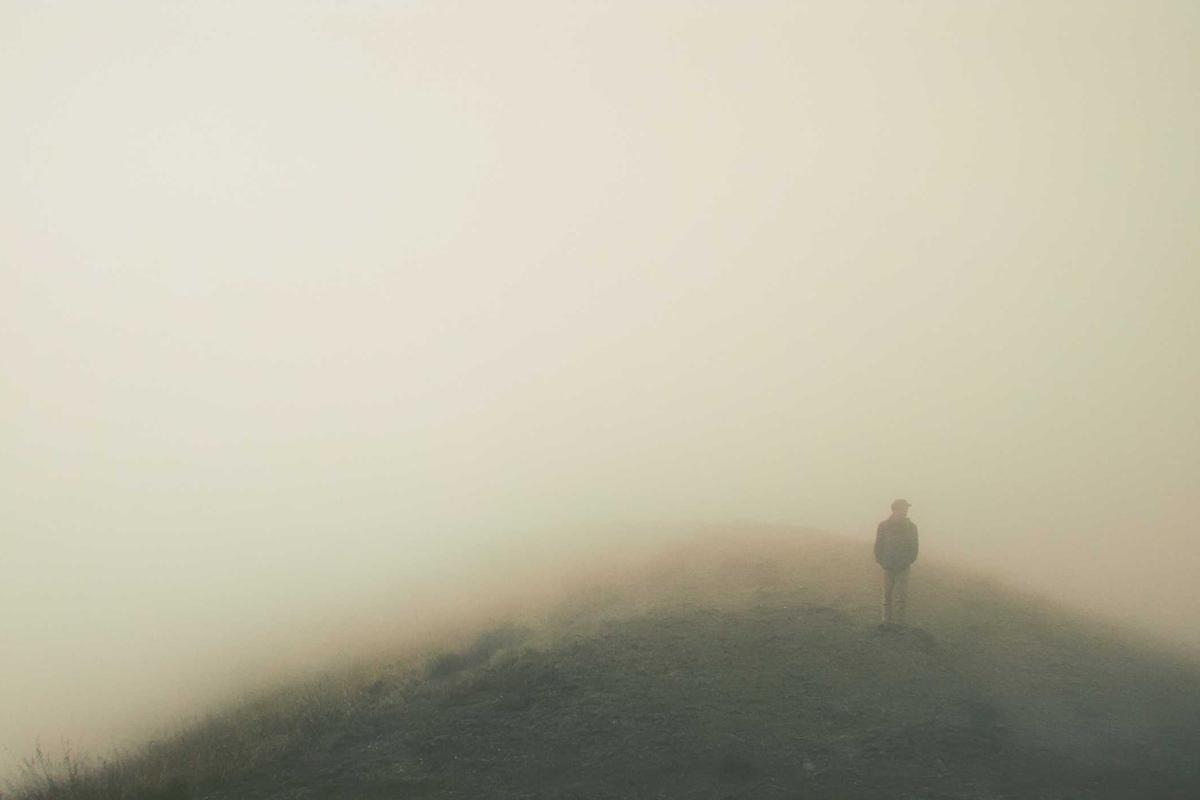
#> input picture python/targets/internet_landscape.jpg, 1200 x 800 px
$ python run.py targets/internet_landscape.jpg
#> lines starting #> are read from the running program, lines starting #| are printed output that depends on the picture
from __future__ import annotations

import argparse
import json
import math
import sys
import time
from pathlib import Path

import numpy as np
from PIL import Image
from skimage.metrics import structural_similarity

from src.live_refiner import (
    build_phase7_plan,
    run_phase7_headless,
    run_phase7_live_display,
)
from src.mse import mean_squared_error, perceptual_mse_lab
from src.preprocessing import preprocess_target_array


def build_parser() -> argparse.ArgumentParser:
    parser = argparse.ArgumentParser(
        description="Single-optimizer staged reconstruction (A-B-C-D) for arbitrary images."
    )
    parser.add_argument("image_path", type=Path, help="Path to an input image.")
    parser.add_argument(
        "--polygons",
        type=int,
        default=None,
        help="Override automatic polygon budget.",
    )
    parser.add_argument(
        "--minutes",
        type=float,
        default=3.0,
        help="Runtime budget in minutes.",
    )
    parser.add_argument(
        "--timeout-seconds",
        type=float,
        default=None,
        help="Hard safety timeout in seconds. Defaults to minutes*60 + 45.",
    )
    parser.add_argument(
        "--resolution",
        type=int,
        default=200,
        help="Base square resolution.",
    )
    parser.add_argument(
        "--fit-mode",
        choices=["auto", "crop", "letterbox"],
        default="auto",
        help="How to square non-square images before resize.",
    )
    parser.add_argument(
        "--no-prompt",
        action="store_true",
        help="Disable interactive fit-mode prompt when --fit-mode=auto.",
    )
    parser.add_argument(
        "--seed",
        type=int,
        default=42,
        help="Random seed for deterministic runs.",
    )
    parser.add_argument(
        "--update-interval-ms",
        type=int,
        default=2000,
        help="Display refresh interval in milliseconds.",
    )
    parser.add_argument(
        "--close-after-seconds",
        type=float,
        default=None,
        help="Auto-close live visualization after N seconds.",
    )
    parser.add_argument(
        "--no-display",
        action="store_true",
        help="Run optimization without opening the live UI.",
    )
    parser.add_argument(
        "--iterations",
        type=int,
        default=None,
        help="Compatibility/testing override for maximum optimizer iteration points.",
    )
    parser.add_argument(
        "--checkpoint-dir",
        type=Path,
        default=Path("outputs") / "stage_checkpoints",
        help="Directory where per-stage checkpoint images/metrics are written.",
    )
    return parser


def _to_uint8(image: np.ndarray) -> np.ndarray:
    return np.clip(np.round(image * 255.0), 0, 255).astype(np.uint8)


def _save_rgb(path: Path, image: np.ndarray) -> None:
    path.parent.mkdir(parents=True, exist_ok=True)
    Image.fromarray(_to_uint8(image), mode="RGB").save(path)


# [20 lines left out: function _accuracy_metrics, not called in this run]


def _resolve_fit_mode(
    requested: str,
    *,
    no_prompt: bool,
    interactive: bool,
) -> str:
    if requested in {"crop", "letterbox"}:
        return requested

    if no_prompt or not interactive:
        return "crop"

    try:
        choice = (
            input("Fit image to square: [C]enter-crop (default) or [L]etterbox? ")
            .strip()
            .lower()
        )
    except EOFError:
        return "crop"
    if choice.startswith("l"):
        return "letterbox"
    return "crop"


def _prepare_image_square(
    image_path: Path,
    *,
    resolution: int,
    fit_mode: str,
) -> tuple[np.ndarray, tuple[int, int]]:
#> called with resolution = 200, fit_mode = 'crop'
    with Image.open(image_path) as img:
#> img is the input picture: PIL image 1200x800 RGB; mean R, G, B 189.9, 185.9, 167.6
        rgb = img.convert("RGB")
        orig_w, orig_h = rgb.size
#> orig_w = 1200; orig_h = 800

        if fit_mode == "crop":
            side = min(orig_w, orig_h)
#> side = 800
            left = (orig_w - side) // 2
#> left = 200
            top = (orig_h - side) // 2
#> top = 0
            square = rgb.crop((left, top, left + side, top + side))
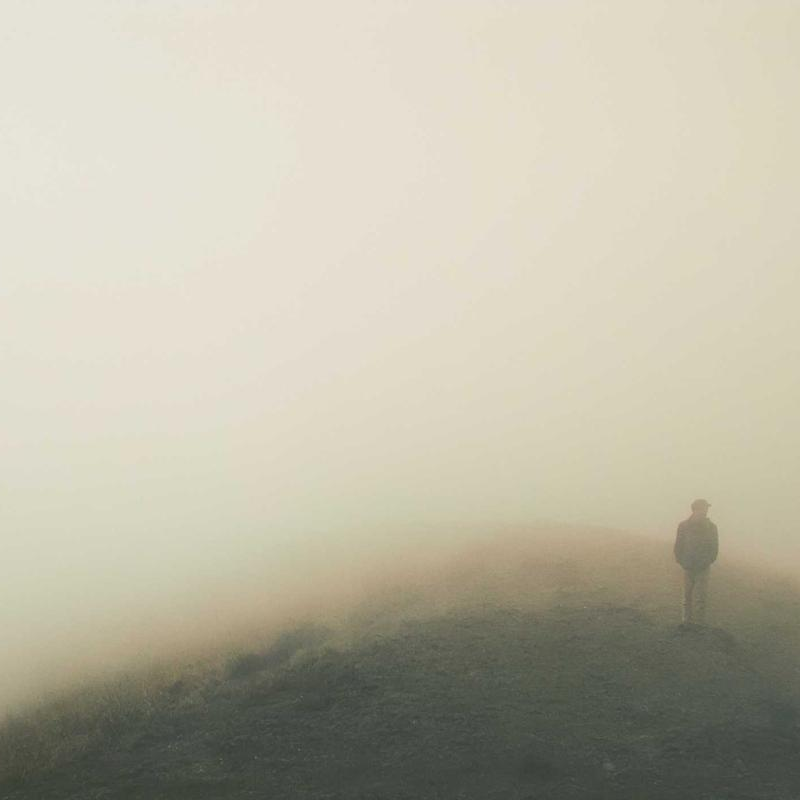
#> square: PIL image 800x800 RGB; mean R, G, B 188, 183.9, 166.5
            fitted = square.resize((resolution, resolution), Image.Resampling.LANCZOS)
        else:
            scale = min(resolution / orig_w, resolution / orig_h)
            new_w = max(1, int(round(orig_w * scale)))
            new_h = max(1, int(round(orig_h * scale)))
            resized = rgb.resize((new_w, new_h), Image.Resampling.LANCZOS)
            canvas = Image.new("RGB", (resolution, resolution), color=(255, 255, 255))
            paste_x = (resolution - new_w) // 2
            paste_y = (resolution - new_h) // 2
            canvas.paste(resized, (paste_x, paste_y))
            fitted = canvas

        arr = np.asarray(fitted, dtype=np.float32) / 255.0

    return arr.astype(np.float32, copy=False), (orig_w, orig_h)


# [88 lines left out: functions _estimate_runtime_seconds, print_analysis, not called in this run]


def main() -> int:
    parser = build_parser()
    args = parser.parse_args()

    if not args.image_path.exists() or not args.image_path.is_file():
        parser.error(f"Image path does not exist: {args.image_path}")

    interactive = sys.stdin.isatty()
    fit_mode = _resolve_fit_mode(
        args.fit_mode,
        no_prompt=args.no_prompt,
        interactive=interactive,
    )

    prepared_rgb, original_size = _prepare_image_square(
        args.image_path,
        resolution=args.resolution,
        fit_mode=fit_mode,
    )
#> original_size = (1200, 800)

    if args.resolution <= 0:
        parser.error("--resolution must be positive")
    if args.minutes <= 0.0 and args.iterations is None:
        parser.error("Use --minutes > 0 or provide --iterations for a bounded run")
    if args.timeout_seconds is not None and args.timeout_seconds <= 0.0:
        parser.error("--timeout-seconds must be positive")

    hard_timeout_seconds: float | None = (
        float(args.timeout_seconds)
        if args.timeout_seconds is not None
        else (float(args.minutes) * 60.0 + 45.0 if args.minutes > 0.0 else None)
    )

#> (the run stopped early here; a loop or call above may not have finished)
